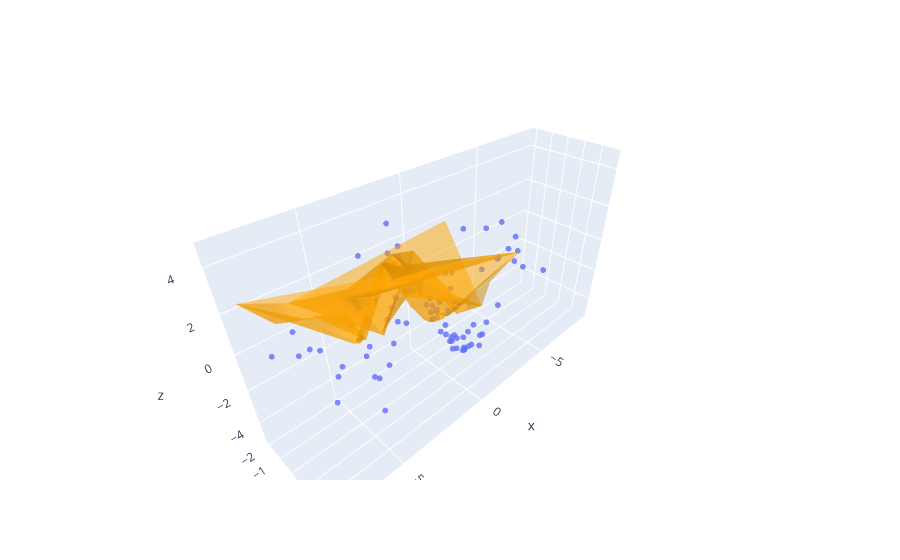

Write notebook code for a chart like this one.
### Code cell
model_trace = go.Mesh3d(x = x,
                        y = y,
                        z = nam.apply(params_optimal, X).flatten(),
                        color = 'orange',
                        opacity = 0.50)

fig_results = go.Figure(data = [scatter_trace, model_trace])
fig_results.show()
